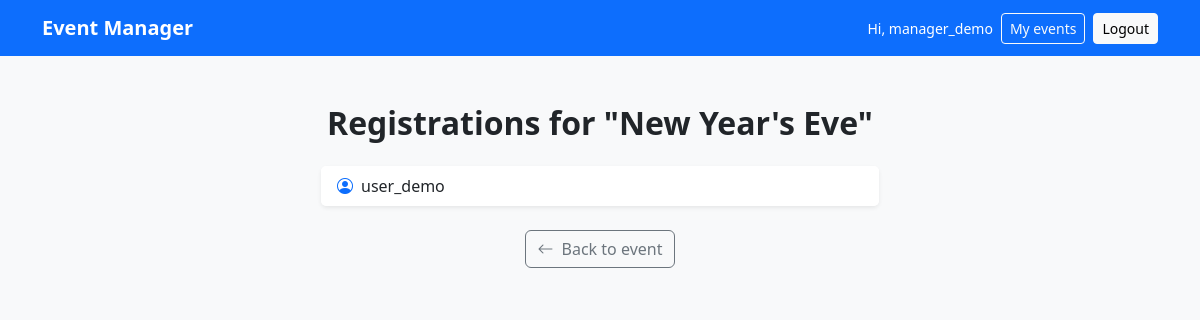
The page /registrations/3/attendees/ (signed in) on the database as committed earlier.
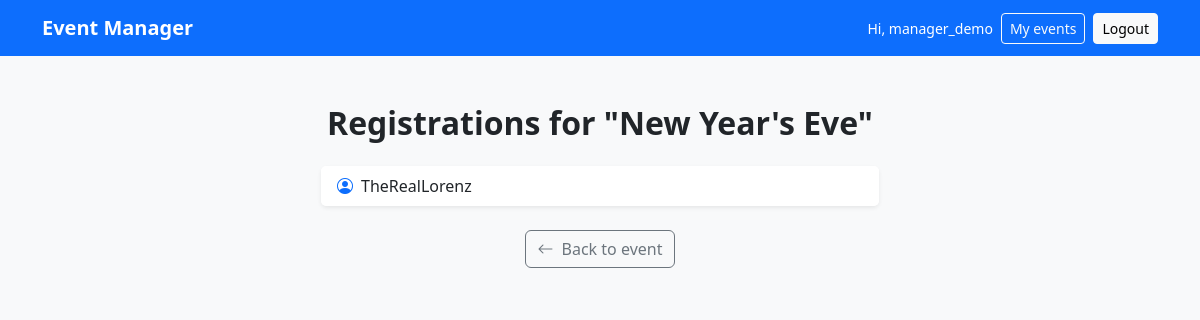
The same page on the database as committed later.
### registrations/models.py (models this page shows, shortened)
class Registration(models.Model):
    attendee = models.ForeignKey(CustomUser, on_delete=models.CASCADE)
    event = models.ForeignKey(Event, on_delete=models.CASCADE)
    registered_at = models.DateTimeField(auto_now_add=True)
    class Meta:
        unique_together = ('attendee', 'event')

### accounts/models.py (models this page shows, shortened)
class CustomUser(AbstractUser):
    ROLES = {"A": "Attendee", "O": "Organizer"}
    role = models.CharField(max_length=1, choices=ROLES, default="A")
    email = models.EmailField(unique=True)
    def is_organizer(self) -> bool:
        return self.role == "O"

### registrations/views.py (the view)
# urls.py: path("<int:pk>/attendees/", RegistrationList.as_view(), name="attendee_list"),
class RegistrationList(OrganizerRequiredMixin, EventOwnerRequiredMixin, ListView):
    model = Registration
    template_name = "registration_list.html"
    def get_queryset(self):
        self.event = get_object_or_404(Event, pk=self.kwargs["pk"])
        return Registration.objects.filter(event=self.event).select_related("attendee")
    def get_context_data(self, **kwargs):
        context = super().get_context_data(**kwargs)
        context["event"] = self.event
        return context

### accounts/mixins.py (called while the page is built)
    def test_func(self):
        return self.request.user.is_organizer()

### events/mixins.py (called while the page is built)
    def dispatch(self, request, *args, **kwargs):
        self.event = get_object_or_404(Event, pk=kwargs.get("pk"))
        if request.user != self.event.organizer:
            messages.error(request, "You do not have permission to access this page.", extra_tags='danger')
            return redirect("home")
        return super().dispatch(request, *args, **kwargs)

### templates/registration_list.html
{% extends "base.html" %}
{% block body %}
<div class="container d-flex flex-column align-items-center justify-content-center py-5">
    <div class="col-12 col-md-8 col-lg-6">
        <h2 class="text-center mb-4 fw-bold text-dark">Registrations for "{{ event.title }}"</h2>
        <div class="card shadow-sm border-0">
            {% if registration_list %}
                <ul class="list-group list-group-flush">
                    {% for registration in registration_list %}
                        <li class="list-group-item d-flex align-items-center">
                            <i class="bi bi-person-circle me-2 text-primary"></i>
                            {{ registration.attendee.username }}
                        </li>
                    {% endfor %}
                </ul>
            {% else %}
                <div class="card-body text-center text-muted">
                    No one has registered for this event yet.
                </div>
            {% endif %}
        </div>
        <div class="text-center mt-4">
            <a href="{% url 'event_detail' event.pk %}" class="btn btn-outline-secondary">
                <i class="bi bi-arrow-left me-2"></i>Back to event
            </a>
        </div>
    </div>
</div>
{% endblock body %}

Rows that differ between the two databases and show on the page:
removed Registration: attendee.username "user_demo"
added Registration: attendee.username "TheRealLorenz"
